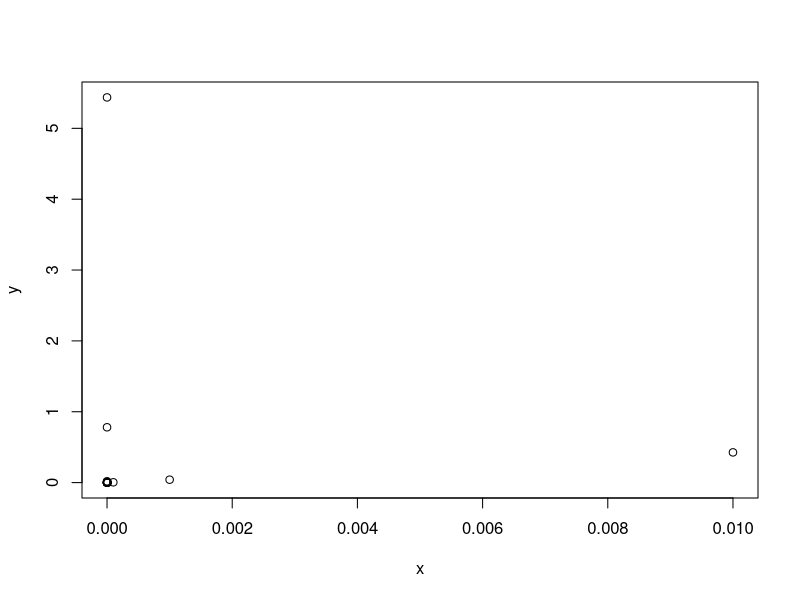

Source code (R):
##Elaborado por Camilo Maldonado
##Taller Derivación e integración
##Derivación:
##Punto a. y b.

f = function(x)
{
  x*cos(x)
}

h = c(0.1, 0.01, 0.001, 0.0001)

derivada = function(i, x0, h)
{
  n = length(h)
  m = 1
  
  original = D(parse(text="x*cos(x)"), "x")
  fp = function(x) eval(original)
  fp(x0)
  
  cat("h \t D \t Error \n")
  repeat
  {
    ip= (i(x0+h[m])-i(x0))/(h[m])
    E = abs(ip-fp(1.8))
    cat(h[m], "\t", ip, "\t", E, "\n")
    m=m+1
    if(m>n)
    {
      break;
    }
  }
}

derivada(f, 1.8, h)

##Punto c.

derivada2 = function(i, x0, h)
{
  n = length(h)
  m = 1
  
  original = D(parse(text="x*cos(x)"), "x")
  fp = function(x) eval(original)
  fp(x0)
  ho = 0
  val = 0 ; 
  repeat
  {
    ip= (i(x0+h[m])-i(x0))/(h[m])
    E = abs(ip-fp(1.8))
    cat(h[m], "\t", ip, "\t", E, "\n")
    m=m+1
    val = E*10^3
    if(val >= 1 && val < 10)
    {
      ho = h[m]
    }
    if(m>n)
    {
      break;
    }
    
  }
  cat("\n El valor del h que proporciona una precisió de 10^-4 es: ", ho)
  
}
derivada2(f, 1.8, h)

##Punto d.
i = 0
f = function(x) x*cos(x)
g = "x*cos(x)"
xo = 1.8
h = 0.1
g = parse(text = g) # parse devuelve tipo "expression"
g. = D(g,"x") 
fp = function(x){eval(g.)} # convertir f' a función
original = fp(1.8)

repeat
{
  d = (-f(xo+2*h)+4*f(xo+h)-3*f(xo))/(2*h)
  h = h /10
  i = i + 1
  e = abs(original - d)
  
  if(i == 5)
  {
    break;
  }
  cat("La derivada es: ", d, " Error de truncamiento: ", e, "\n")
}

##Punto e.
i = 0
f = function(x) x*cos(x)
g = "x*cos(x)"
xo = 1.8
h = 0.1
g = parse(text = g) # parse devuelve tipo "expression"
g. = D(g,"x") 
fp = function(x){eval(g.)} # convertir f' a función
original = fp(1.8)

repeat
{
  d = (-f(xo+h)+4*f(xo)-3*f(xo-h))/(2*h)
  h = h /10
  i = i + 1
  e = abs(original - d)

  if(i == 5)
  {
    break;
  }
  
  cat("La derivada es ", d, " El error de truncamiento es ", e, "\n")
}

##Punto f.
i = 0
f = function(x) x*cos(x)
g = "x*cos(x)"
xo = 1.8
h = 0.1
g = parse(text = g) # parse devuelve tipo "expression"
g. = D(g,"x") 
fp = function(x){eval(g.)} # convertir f' a función
original = fp(1.8)

repeat
{
  d = (f(xo-2*h)-8*f(xo-h)+8*f(xo+h)-f(xo+2*h))/(12*h)
  h = h /10
  i = i + 1
  e = abs(original - d)
  
  if(i == 5)
  {
    break;
  }
  
  cat("La derivada es ", d, " El error de truncamiento es ", e, "\n")
}

##Punto g.
i = 0
f = function(x) x*cos(x)
g = "cos(x)-x*sin(x)"
xo = 1.8
h = 0.1
g = parse(text = g)
g. = D(g,"x") 
fp = function(x){eval(g.)} # convertir f' a función
original = fp(1.8)

repeat
{
  d = (-f(xo+3*h)+4*f(xo+2*h)-5*f(xo+h)+2*f(xo))/(h^2)
  h = h /10
  i = i + 1
  e = abs(original - d)
  
  if(i == 5)
  {
    break;
  }
  
  cat("La derivada es ", d, " El error de truncamiento es ", e, "\n")
}

##Punto i.
f = function(x) x*exp(x)
r = 5.436563656918091
h = 0.1
i = 0
x = c()
y = c()

repeat
{
  d =(f(1+h)-f(1))/h
  e = abs(r-d)
  h = h / 10
  i = i + 1
  x[i] = h
  y[i] = e
  if(i == 16)
  {
    break;
  }
}

plot(x,y)#poner lineas 

##Punto j.
buscar = function(I, t, buscado, tam)
{
  i = 1
  
  repeat
  {
    
    
    if(t[i] == buscado)
    {
      return(I[i])
    }
    
    i = i + 1
    
    if(i == tam + 1)
    {
      break;
    }
  }
}


f = function(I, t, h, x0, tot, R, L)
{
  i = 1
  
  repeat
  {
  
    d = (buscar(I, t, xo+h, 5)-buscar(I, t, xo+h-0.01, 5))/(0.01)
    h = h + 0.01
    i = i + 1
    
    if(i == tot + 1)
    {
      break;
    }
    
    cat("La derivada es ", d, " El voltaje en ", t[i-1], " es", L*d+R*I[i-1],"\n")
  }
}

t = c(1.00,1.01,1.02,1.03,1.04)
I = c(3.10,3.12,3.14,3.18,3.24)
h = 0.01
xo = 1
R = 0.142
L = 0.98
tot = 5
f(I, t, h, xo, tot, R, L)